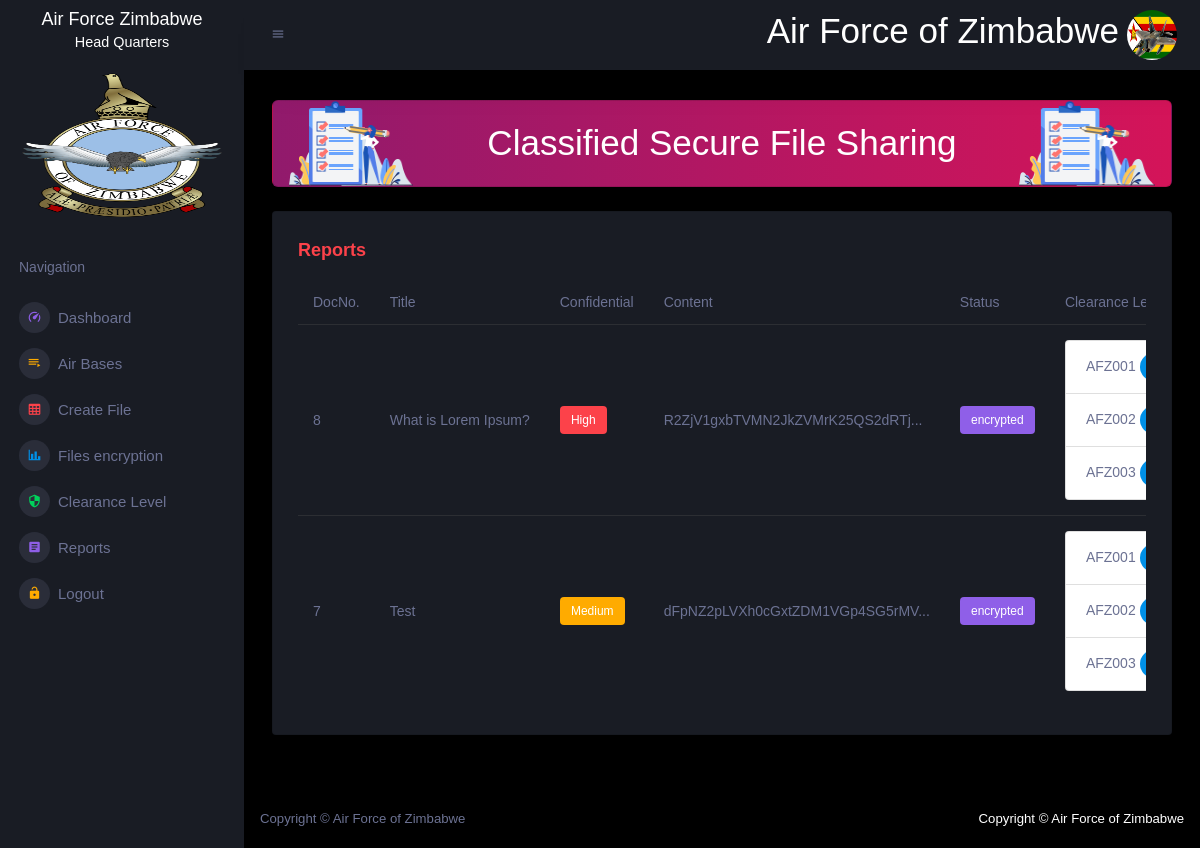
Page /hq/reports.php on the committed database.
### tables this page shows
CREATE TABLE `documents` (
  `doc_id` int(11) NOT NULL,
  `doc_title` text NOT NULL,
  `doc_file` text NOT NULL,
  `status` varchar(255) NOT NULL DEFAULT 'not encrypted',
  `con_level` varchar(255) NOT NULL,
  `date_created` date NOT NULL,
  `base1` varchar(11) DEFAULT '0',
  `base2` varchar(11) DEFAULT '0',
  `base3` varchar(11) DEFAULT '0',
  `base4` varchar(11) DEFAULT NULL
);

### hq/reports.php (the view, shortened to what this page needs)
<?php include "../includes/header.php"; ?>
    <div class="container-scroller">
<?php include "../includes/sidebar.php";
?>
    <div class="container-fluid page-body-wrapper">
    <nav class="navbar p-0 fixed-top d-flex flex-row">
        <div class="navbar-menu-wrapper flex-grow d-flex align-items-stretch">
            <button class="navbar-toggler navbar-toggler align-self-center" type="button" data-toggle="minimize">
                <span class="mdi mdi-menu"></span>
            </button>
            <ul class="navbar-nav navbar-nav-right">
                <h1 class="text-center">Air Force of Zimbabwe</h1>
                <li class="nav-item m-2">
                    <img src="../airflag.jpg" class="rounded-circle" width="50" height="50" alt="">
                </li>
            </ul>
        </div>
    </nav>
    <div class="main-panel">
    <div class="content-wrapper">
        <div class="row">
            <div class="col-12 grid-margin stretch-card">
                <div class="card corona-gradient-card">
                    <div class="card-body py-0 px-0 px-sm-3">
                        <div class="row align-items-center">
                            <div class="col-4 col-sm-3 col-xl-2">
                                <img src="../assets/images/dashboard/Group126@2x.png" class="gradient-corona-img img-fluid" alt="">
                            </div>
                            <div class="col-5 col-sm-7 col-xl-8 p-0">
                                <h1 class="mb-1 mb-sm-0 text-center">Classified Secure File Sharing</h1>
                            </div>
                            <div class="col-3 col-sm-2 col-xl-2 pl-0 text-center">
                        <span>
                             <img src="../assets/images/dashboard/Group126@2x.png" class="gradient-corona-img img-fluid" alt="">
                        </span>
                            </div>
                        </div>
                    </div>
                </div>
            </div>
        </div>
        <div class="row">
            <div class="col-lg-12 grid-margin stretch-card">
                <div class="card">
                    <div class="card-body">
                        <h4 class="card-title font-weight-bolder text-danger">Reports</h4>
                        <div class="table-responsive">
                            <table class="table">
                                <thead>
                                <tr>
                                    <th>DocNo.</th>
                                    <th>Title</th>
                                    <th>Confidential</th>
                                    <th>Content</th>
                                    <th>Status</th>
                                    <th>Clearance Level</th>
                                </tr>
                                </thead>
                                <tbody>
                                <?php
                                $sql = "SELECT * FROM documents ORDER BY doc_id DESC";
                                $result = $conn->query($sql);
                                if ($result->num_rows > 0) {
                                    while($row = $result->fetch_assoc()) {
                                        $doc_id = $row["doc_id"];
                                        $doc_title = $row["doc_title"];
                                        $doc_file = $row["doc_file"];
                                        $status = $row["status"];
                                        $con_level = $row["con_level"];
                                        $base1 = $row["base1"];
                                        $base2 = $row["base2"];
                                        $base3 = $row["base3"];
                                        ?>
                                        <tr>
                                            <td><?php echo $doc_id ?></td>
                                            <td><?php echo $doc_title ?></td>
                                            <td>
                                                <?php
                                                if($con_level === "High"){
                                                    echo "<label class='badge badge-danger'>$con_level</label>";
                                                }elseif ($con_level === "Low"){
                                                    echo "<label class='badge badge-info'>$con_level</label>";
                                                }elseif ($con_level === "Medium"){
                                                    echo "<label class='badge badge-warning'>$con_level</label>";
                                                }else{
                                                    echo "<label class='badge badge-primary'>$con_level</label>";
                                                }
                                                ?>
                                            </td>
                                            <td><?php echo substr($doc_file, 0, 30) . '...'; ?></td>
                                            <td>
                                                <?php
                                                if($status === "encrypted"){
                                                    echo "<label class='badge badge-info'> $status </label>";
                                                }else{
                                                    echo "<label class='badge badge-success'> $status</label>";
                                                }
                                                ?>
                                            </td>
                                            <td>
                                                <ul class="list-group">
                                                    <li class="list-group-item">AFZ001
                                                        <span class="badge bg-primary text-white rounded-pill"><?php echo $base1 ?></span>
                                                    </li>
                                                    <li class="list-group-item">AFZ002
                                                        <span class="badge bg-primary text-white rounded-pill"><?php echo $base2 ?></span>
                                                    </li>
                                                    <li class="list-group-item">AFZ003
                                                        <span class="badge bg-primary text-white rounded-pill"><?php echo $base3 ?></span>
                                                    </li>
                                                </ul>
                                            </td>
                                        </tr>
                                        <?php
                                    }
                                } else {
                                    echo "0 results";
                                }
                                ?>
                                </tbody>
                            </table>
                        </div>
                    </div>
                </div>
            </div>
        </div>
    </div>
<?php include "../includes/footer.php"; ?>

### rows in the picture
documents: doc_id "8", doc_title "What is Lorem Ipsum?", con_level "High", doc_file "R2ZjV1gxbTVMN2JkZVMrK25QS2dRTj", status "encrypted"
documents: doc_id "7", doc_title "Test", con_level "Medium", doc_file "dFpNZ2pLVXh0cGxtZDM1VGp4SG5rMV", status "encrypted"
